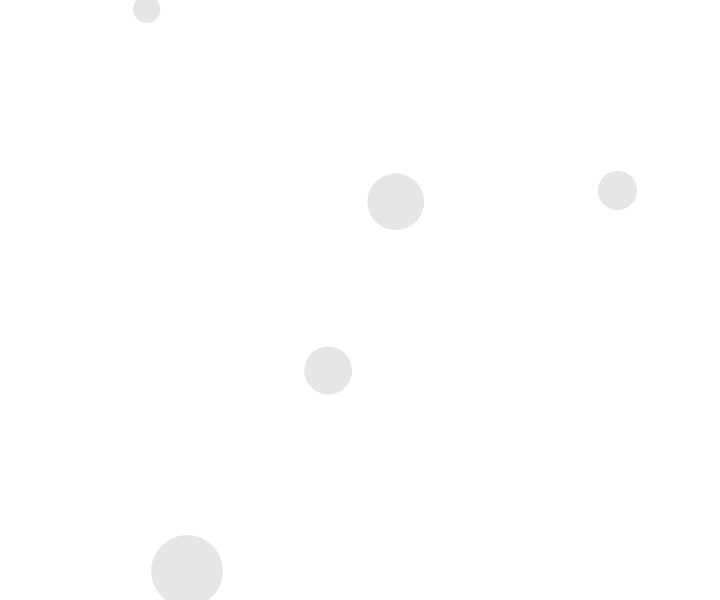
Frame 1 (no input)
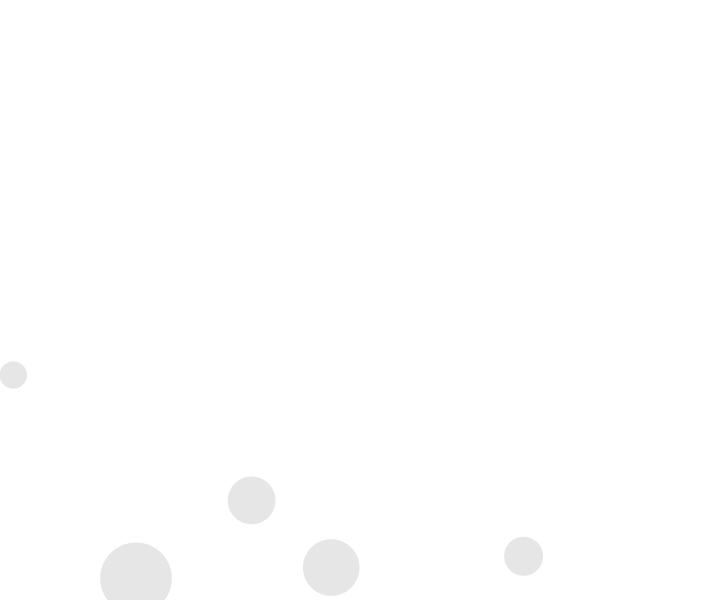
Frame 60 (the mouse pressed at the canvas centre just before this capture)
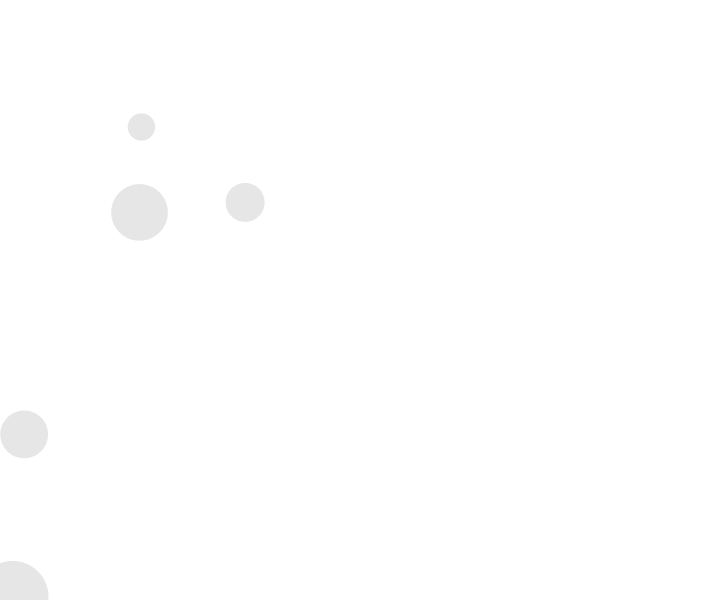
Frame 120 (the mouse held since frame 60 and released just before this capture)

The Processing sketch that drew these frames (run headless with seeded random() and noise(); from frame 60 on, the mouse is pressed at the canvas centre):

// Processing sketch: exercise03
// ── exercise03.pde
Mover[] movers;

void setup() {
  size (720, 600);
  movers = new Mover[5];
  for (int i = 0; i < movers.length; i++) {
    movers[i] = new Mover(random(1, 5), random(width), random(height));
  }
}

void draw() {
  background(255);

  for (Mover m : movers) {
    PVector gravity = new PVector(0, 0.2);
    gravity.mult(m.mass);
    m.applyForce(gravity);

    PVector wind = new PVector(-0.1, 0);
    m.applyForce(wind);

    m.update();
    m.edges();
    m.display();
  }
}
// ── Fans.pde
class Fans {
  
  float x;
  float n;
  
  Fans () {
  }
  
  float calcWind(float _x) {
    x = _x;
    n = 0;
    if (x > 450) {
      n = map(x, 450, 720, 0, -2);
    }
    return n;
  }
  
}
// ── Mover.pde
class Mover {
  
  PVector loc;
  PVector vel;
  PVector acc;
  float mass;
  
  Mover(float m, float x, float y) {
    mass = m;
    loc = new PVector(x, y);
    vel = new PVector(0,0);
    acc = new PVector(0,0);
  }
  
  void update() {
    vel.add(acc);
    loc.add(vel);
    acc.mult(0); //clear out acceleration
  }
  
  void applyForce(PVector f) {
    PVector force = PVector.div(f, mass);
    acc.add(force);
  }
  
  void display() {
    noStroke();
    fill(127, 50);
    ellipse(loc.x,loc.y, mass*20, mass*20);
  }
  
  void edges() {
    if (loc.x > width) {
      loc.x = width;
      vel.x *= -1;
    } else if (loc.x < 0) {
      loc.x = 0;
      vel.x *= -1;
    }
    
    if (loc.y > height) {
      loc.y = height;
      vel.y *= -1;
    } else if (loc.y < 0) {
      loc.y = 0;
      vel.y *= -1;
    }
  }
  
}
